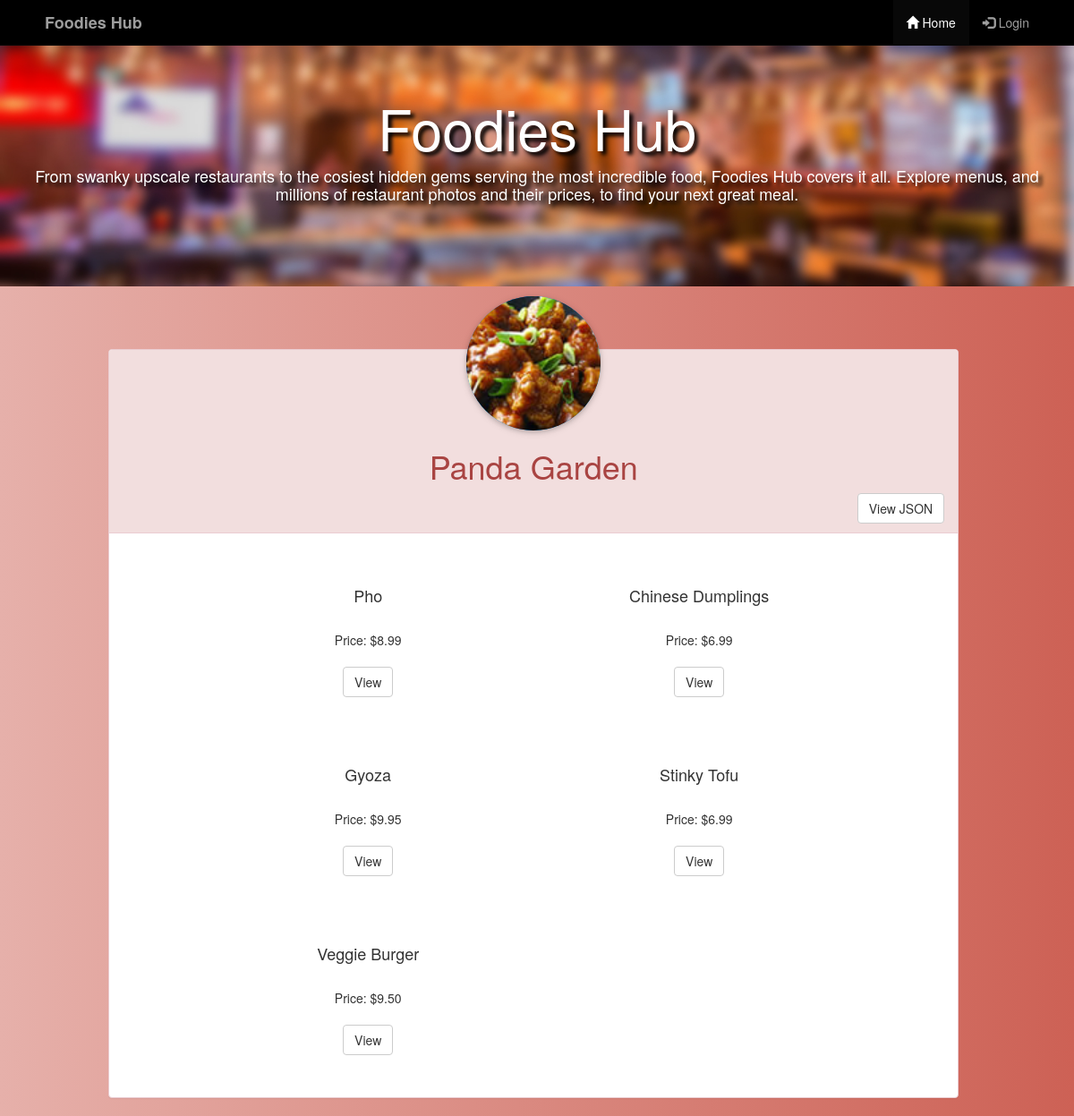
Page /restaurants/3/ on the committed database.
### database_setup.py (models this page shows, shortened)
class Restaurant(Base):
    __tablename__ = 'restaurant'
    id = Column(Integer, primary_key=True)
    name = Column(String(250), nullable=False)
    picture = Column(String(250))
    user_id = Column(Integer, ForeignKey('user.id'))
    user = relationship(User)

class MenuItem(Base):
    __tablename__ = 'menu_item'
    name = Column(String(80), nullable=False)
    id = Column(Integer, primary_key=True)
    description = Column(String(250))
    price = Column(String(8))
    course = Column(String(250))
    restaurant_id = Column(Integer, ForeignKey('restaurant.id'))
    restaurant = relationship(Restaurant)
    user_id = Column(Integer, ForeignKey('user.id'))
    user = relationship(User)

### project.py (the view)
@app.route('/restaurants/<int:restaurant_id>/')
def restaurantMenu(restaurant_id):
    restaurant = session.query(Restaurant).filter_by(id=restaurant_id).one()
    items = session.query(MenuItem).filter_by(restaurant_id=restaurant.id)
    if 'username' not in login_session:
        return render_template('menup.html',
                               restaurant=restaurant, items=items)
    else:
        return render_template('menu.html',
                               restaurant=restaurant,
                               items=items,
                               uname=login_session['username'])

### templates/menup.html (shortened to what this page needs)
{% extends "base.html" %}
{% block content %}
<head>
</head>
<div class="panel col-md-10 panel-danger" style="margin-top:50px;margin-left:8%; margin-right:8%">
      <div class="row text-center panel-heading">
        <img src="{{restaurant.picture}}" class="text-center iconbox-icon" alt="{{restaurant.name}}"><br>
        <h1>{{ restaurant.name }} </h1>
        <a href='{{url_for('restaurantMenuJSON', restaurant_id = restaurant.id) }}' class="btn btn-default pull-right"> View JSON </a>
      </div>
      <div class="panel-body">
        {% for i in items %}
        <center>
          <div class="col-md-3 col-md-offset-2" style="padding-top:10px;margin-bottom:25px; margin-top:25px;height:150px">
          <div>
            <h4>{{i.name}}</h4>
          </div>
          <br>
          Price: {{i.price}}
          <br><br>
          <div>
            <a href='{{url_for('Viewmenu', restaurant_id = restaurant.id, menu_id = i.id) }}' id="btn1" class="btn btn-default"> View </a>
          </div>
          </div>
        {% endfor %}
      </div>
</div>
{% endblock %}

### templates/base.html (style rules this page uses)
.iconbox-icon { background-color: #008EED; box-shadow: 0 2px 5px 0 rgba(0, 0, 0, 0.16), 0 2px 10px 0 rgba(0, 0, 0, 0.12); border-radius: 50%; -webkit-border-radius: 50%; -moz-border-radius: 50%; margin: 0 auto; width: 100px; height: 100px; margin-top: -70px; }
body { background: #ee0979; background: -webkit-linear-gradient(to left, #ee0979 , #ff6a00); background: linear-gradient(to left, #CD6155 , #E6B0AA ); }

### templates/menup.html (style rules this page uses)
.iconbox-icon { min-width:150px !important; min-height:150px !important; max-height:50px !important; max-width:150 !important; }

### rows in the picture
Restaurant: picture (picture), name "Panda Garden"
MenuItem: name "Pho", price "$8.99"
MenuItem: name "Chinese Dumplings", price "$6.99"
MenuItem: name "Gyoza", price "$9.95"
MenuItem: name "Stinky Tofu", price "$6.99"
MenuItem: name "Veggie Burger", price "$9.50"
